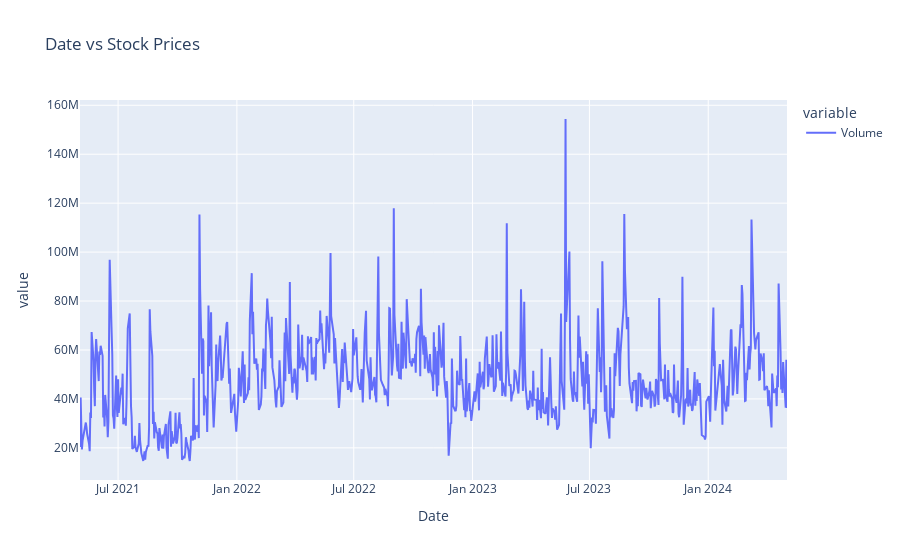

The notebook cell saved with this chart:
### Markdown cell above
There was a spike in November 2021 that lines up with the rise of AI and ChatGPT. With GPUs being a major asset to running and processing AI. Judging from the chart, January 2022 to September 2022 was Nvidia's 52 week low after the US imposed restrictions on the export of AI chips to China and Russia. The 239% rise in 2023 would be due to the fervor over generative AI reaching a peak height. Nvidia skyrocketed again in 2024 over further AI demand. There are high chances that Nvidia may reach the $1000 stock price soon if it continues to rise. Right now residing between $900 to $800 per stock.

### Code cell
fig = px.line(df_nvidia, y=['Volume'], title = 'Date vs Stock Prices')
fig.show()

### Figure 1 — Plotly figure (JSON) as saved in the notebook; plotly's stock layout.template omitted (floating-point values rounded to 4 significant figures; data arrays with more than 128 entries replaced by an {"elided": "..."} marker saying what was removed)
{"data": [{"hovertemplate": "variable=Volume<br>Date=%{x}<br>value=%{y}<extra></extra>", "legendgroup": "Volume", "line": {"color": "#636efa", "dash": "solid"}, "marker": {"symbol": "circle"}, "mode": "lines", "name": "Volume", "orientation": "v", "showlegend": true, "type": "scatter", "x": {"elided": "756 str values"}, "xaxis": "x", "y": {"elided": "756 int values"}, "yaxis": "y"}], "layout": {"legend": {"title": {"text": "variable"}, "tracegroupgap": 0}, "title": {"text": "Date vs Stock Prices"}, "xaxis": {"anchor": "y", "domain": [0, 1], "title": {"text": "Date"}}, "yaxis": {"anchor": "x", "domain": [0, 1], "title": {"text": "value"}}}}
